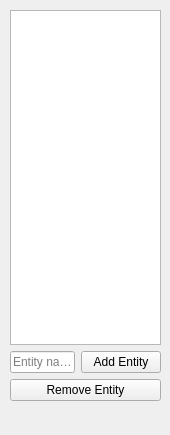
<?xml version="1.0" encoding="UTF-8"?>
<ui version="4.0">
 <class>Hierarchy</class>
 <widget class="QWidget" name="Hierarchy">
  <property name="geometry">
   <rect>
    <x>0</x>
    <y>0</y>
    <width>170</width>
    <height>435</height>
   </rect>
  </property>
  <property name="minimumSize">
   <size>
    <width>169</width>
    <height>271</height>
   </size>
  </property>
  <property name="baseSize">
   <size>
    <width>169</width>
    <height>271</height>
   </size>
  </property>
  <property name="windowTitle">
   <string>Form</string>
  </property>
  <widget class="QWidget" name="verticalLayoutWidget">
   <property name="geometry">
    <rect>
     <x>10</x>
     <y>10</y>
     <width>151</width>
     <height>411</height>
    </rect>
   </property>
   <layout class="QVBoxLayout" name="verticalLayout">
    <item>
     <widget class="QListWidget" name="listWidget"/>
    </item>
    <item>
     <layout class="QHBoxLayout" name="horizontalLayout">
      <item>
       <widget class="QLineEdit" name="newEntityName">
        <property name="text">
         <string/>
        </property>
        <property name="placeholderText">
         <string>Entity name</string>
        </property>
       </widget>
      </item>
      <item>
       <widget class="QPushButton" name="addEntityButton">
        <property name="text">
         <string>Add Entity</string>
        </property>
       </widget>
      </item>
     </layout>
    </item>
    <item>
     <widget class="QPushButton" name="removeEntityButton">
      <property name="text">
       <string>Remove Entity</string>
      </property>
     </widget>
    </item>
    <item>
     <spacer name="horizontalSpacer">
      <property name="orientation">
       <enum>Qt::Horizontal</enum>
      </property>
      <property name="sizeHint" stdset="0">
       <size>
        <width>40</width>
        <height>20</height>
       </size>
      </property>
     </spacer>
    </item>
   </layout>
  </widget>
 </widget>
 <resources/>
 <connections/>
</ui>
